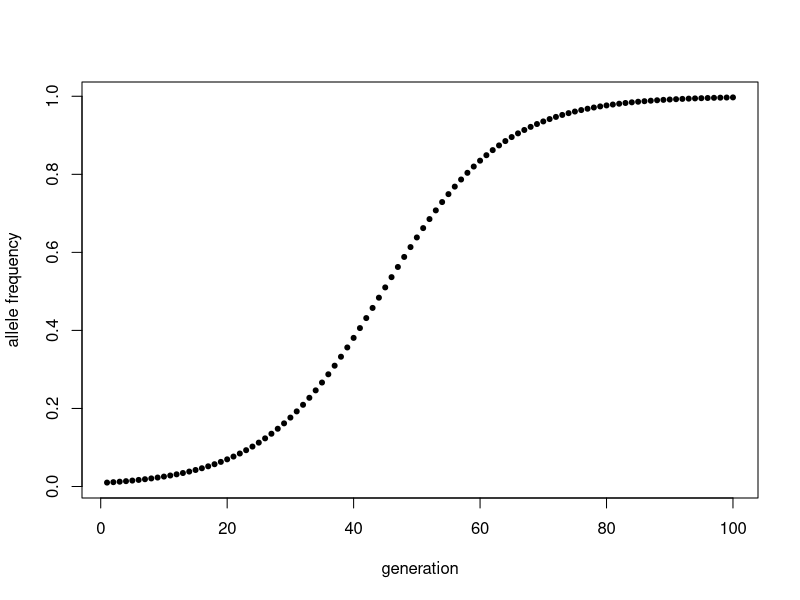
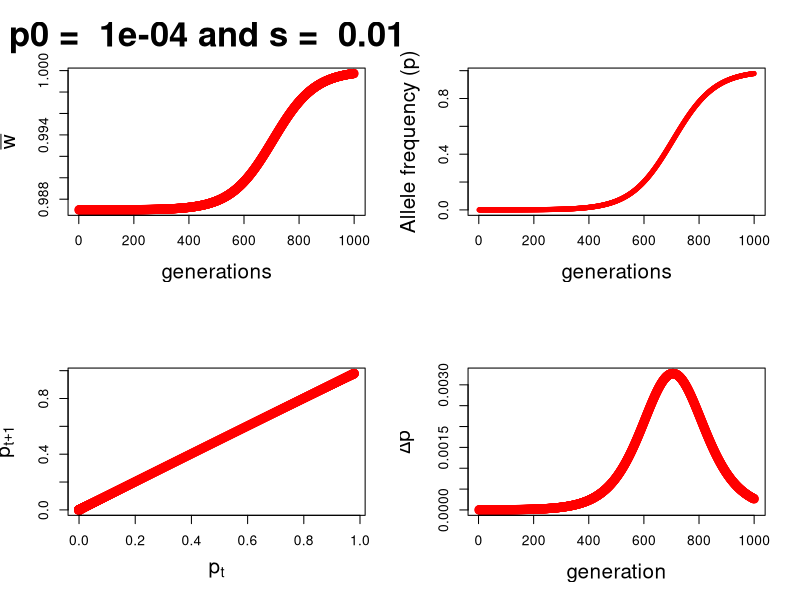
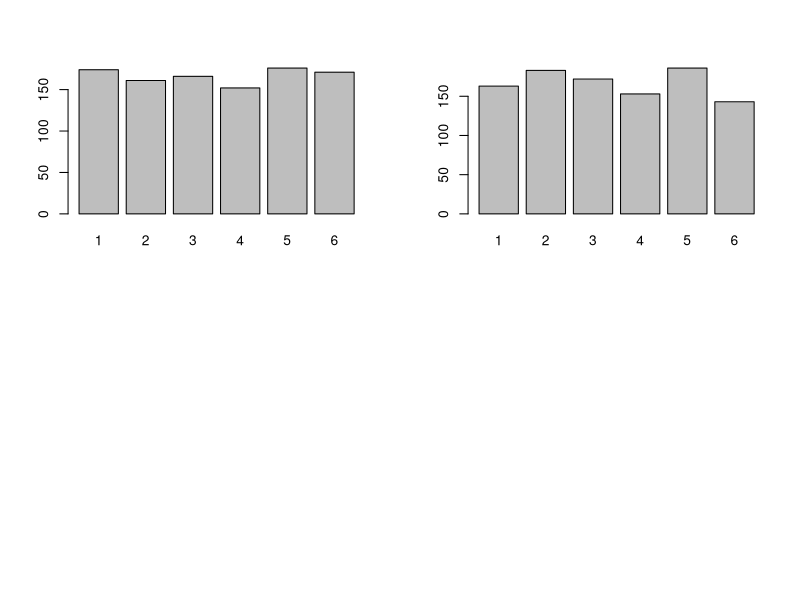

These charts were generated, in order, by the following R code: (Note: this script raises an error after producing the figures.)
## ---- chunk 1
knitr::opts_chunk$set(echo = TRUE)
## ---- chunk 2
p_t1 <- function(w_A, w_a, p_t0) {
        w_bar <- (p_t0*w_A) + ((1-p_t0)*w_a) # mean pop fitness
		p_t1 <- (w_A*p_t0)/w_bar
        return(p_t1)}

p_t1(w_A = 1.1, w_a = 1.0, p_t0 = 0.5)
## ---- chunk 3
replicate(n = 100, p_t1(1.1, 1.0, 0.5))
## ---- chunk 4
haploid_selection <- function(p0 = 0.01, w1 = 1, w2 = 0.9, n = 100) {
    
    # Initialize vectors to store allele frequencies and mean pop fitness
    p <- rep(NA,n)  # a vector to store allele frequencies
    
    w_bar <- rep(NA, n)
     
    # starting conditions
   	p[1] <- p0 # starting allele frequencies

	w_bar[1] <- (p[1]*w1) + ((1-p[1])*w2)
	
	# now we need to loop from generation to generation
	for ( i in 2:n) {
		w_bar[i - 1] <- (p[i - 1]*w1) + ((1-p[i - 1])*w2) # mean population fitness
		p[i] <- (w1*p[i - 1])/w_bar[i - 1]
	}
    
    return(p)
}

## ---- chunk 5
p <- haploid_selection()
generations <- 1:length(p)
plot(p ~ generations, pch = 20, 
     ylab = "allele frequency", 
     xlab = "generation")
## ---- chunk 6
haploid.selection <- function(p0 = 0.01, w1 = 1, w2 = 0.9, n = 100) {
    
# Initialize vectors to store p, delta p and mean pop fitness
    
p <- rep(NA,n) 
    
delta_p <- rep(NA, n) 
	
w_bar <- rep(NA, n)
     
# starting conditions
p[1] <- p0 # starting allele frequencies

delta_p[1] <- 0 #change in allele frequency
	
w_bar[1] <- (p[1]*w1) + ((1-p[1])*w2)
	
# now we need to loop from generation to generation
for ( i in 2:n) {
    w_bar[i - 1] <- (p[i - 1]*w1) + ((1-p[i - 1])*w2)
		p[i] <- (w1*p[i - 1])/w_bar[i - 1]
		delta_p[i] <- p[i] - p[i-1] 
	}
    
    if (any(p > 0.9999)) {
    fixation <- min(which.max(p > 0.9999))
    cat("fixation for A1 occurs approximately at generation:", fixation )	
    } else {
        maxAlleleFreq <- max(p)
    	cat("fixation of A1 does not occur, max. allele frequency is:", print(maxAlleleFreq, digits = 2) )
    }
    
# Let's make some plots
par(mfrow=c(2,2))
    
# 1. mean population fitness over time
plot(x = 1:n, y = w_bar, 
     xlab = "generations", 
     ylab = expression(bar(w)), 
     pch=20, col="red", cex = 2, cex.lab = 1.5, cex.main = 2.5,
     main = paste("p0 = ", p0, "and s = ", (1 - (w2/w1))))
    
    # 2. change in allele frequency over time
plot(x = 1:n, y = p, 
     xlab="generations", 
	 ylab="Allele frequency (p)", 
	 pch = 20, col = "red", cex.lab = 1.5)
		
	# 3. plot of p[t+1] vs p[t]
p.1 <- p[-n]
p.2 <- p[-1]

plot(p.2 ~ p.1, 
     xlab = expression(p[t]),
	 ylab = expression(p[t+1]), 
	 pch = 20, col = "red", cex = 2, cex.lab = 1.5)
		
# 4. plot of allele frequency change
plot(x = 2:n, y = delta_p[-1],
	    xlab = "generation",
	    ylab= expression(paste(Delta,"p")), 
	    pch = 20, col = "red", cex = 2, cex.lab = 1.5)
}
## ---- chunk 7
haploid.selection(p0 = 0.0001, w1 = 1, w2 = 0.987, n = 1000)
## ---- chunk 8
x <- rnorm(1000, mean = 5, sd = 1)
mean(x)
x <- rnorm(1000, mean = 5, sd = 1)
mean(x)
x <- rnorm(1000, mean = 5, sd = 1)
mean(x)
## ---- chunk 9
set.seed(720)
x <- rnorm(1000, mean = 5, sd = 1)
mean(x)
x <- rnorm(1000, mean = 5, sd = 1)
mean(x)
x <- rnorm(1000, mean = 5, sd = 1)
mean(x)
## ---- chunk 10
set.seed(720)
x <- rnorm(1000, mean = 5, sd = 1)
mean(x)
set.seed(720)
x <- rnorm(1000, mean = 5, sd = 1)
mean(x)
set.seed(720)
x <- rnorm(1000, mean = 5, sd = 1)
mean(x)

rm(x)
## ---- chunk 11
sample(1:6, size = 1, replace = TRUE)
## ---- chunk 12
rolls <- replicate(1000, sample(1:6, size = 1, replace = TRUE))
## ---- chunk 13
barplot(table(rolls))
## ---- chunk 14
set.seed(NULL)
## ---- chunk 15
more_rolls <- sample(1:6, size = 1000, replace = TRUE)
barplot(table(more_rolls))
## ---- chunk 16
sample(1:6, size = 1000, replace = FALSE)
## ---- chunk 17
sample(1:6, size = 1000, replace = FALSE)
## ---- chunk 18
sample(1:6, size = 6, replace = FALSE)
sample(1:6, size = 6, replace = FALSE)
sample(1:6, size = 6, replace = FALSE)
## ---- chunk 19
allele_counts <- sample(c("A", "a"),
                        size = 40, 
                        replace = TRUE,
                        prob = NULL)

table(allele_counts)/length(allele_counts)
## ---- chunk 20
allele_counts <- sample(c("a", "A"),
                        size = 40, 
                        replace = TRUE,
                        prob = c(0.5, 0.5))

allele_freq1 <- table(allele_counts)/length(allele_counts)
allele_freq1

allele_counts2 <- sample(c("a", "A"),
                        size = 40, 
                        replace = TRUE,
                        prob = allele_freq1)

allele_freq2 <- table(allele_counts2)/length(allele_counts2)
allele_freq2
## ---- chunk 21
runif(n = 1, min = 0, max = 1) 
## ---- chunk 22
ru1 <- runif(n = 10000, min = 0, max = 1)
length(ru1)
head(ru1)
tail(ru1)
## ---- chunk 23
par(mfrow = c(1,1))
hist(ru1, freq = F)
curve(dunif(x, 0, 1), 0, 1, 
      add = T, col = "red", lwd = 2)
## ---- chunk 24
random.normal.100 <- rnorm(n = 100, mean = 5,sd = 2) 
par(mfrow=c(2,2))  
plot(random.normal.100)
hist(random.normal.100)
qqnorm(y = random.normal.100)
## ---- chunk 25
random.normal.100.rep <- replicate(n = 4, 
                                   rnorm(100, 5, 2))


par(mfrow=c(2,2))
apply(X=random.normal.100.rep, 
      MARGIN=2, FUN=hist) 

apply(X=random.normal.100.rep, MARGIN=2, FUN=mean)

apply(random.normal.100.rep, 2, sd)
## ---- chunk 26
summary(random.normal.100.rep)
## ---- chunk 27
par(mfrow=c(1,1))
a = 5 # intercept
b = 0.7 # slope
x <- seq(2,20) # values of our predictor "x"

y_fixed <- a + b*x # we are expressing the relationship between y and x as a linear model. In this case we are generating the data using such a model.

plot(y_fixed ~ x, main= "Deterministic Component of the model") # A linear model 
abline(a=5, b=0.7)
## ---- chunk 28
y.sim.1 <- rnorm(length(x), mean = y_fixed, sd = 2)
plot(y.sim.1 ~ x, pch = 20)
abline(a = 5, b = 0.7, col = "red") # Expected relationship based on the parameters we used.

y.sim.1.lm <- lm(y.sim.1 ~ x) # fit a regression with simulated data
abline(reg = y.sim.1.lm, lty = 2, col = "blue") # estimated values based on simulated data.
## ---- chunk 29
plot(y_fixed ~ x, col = "black", type = "n") 
abline(a=5, b=0.7)

simulated_regression <- function() {
    y.sim.1 <- rnorm(length(x), mean = y_fixed, sd = 2.5)
    y.sim.1.lm <- lm(y.sim.1 ~ x) 
    abline(reg = y.sim.1.lm, col = "#FF000032")}

replicate(n =25, simulated_regression())

# or with a for loop instead (in blue)
for (i in 1:25){
    y.sim.1 <- rnorm(length(x), mean = y_fixed, sd = 2.5)
    y.sim.1.lm <- lm(y.sim.1 ~ x) 
    abline(reg = y.sim.1.lm, col = "#0000FF32")
}
## ---- chunk 30
seq1_no_bias <- sample(c("A","C","G", "T"), 
                       size = 100000, replace = TRUE)

table(seq1_no_bias)/length(seq1_no_bias)
length(seq1_no_bias)
head(seq1_no_bias)
## ---- chunk 31
seq1 <- paste(seq1_no_bias, sep = "", collapse = "")
nchar(seq1)
## ---- chunk 32
x <- gregexpr("AACTTTT", seq1, fixed = T, useBytes = T)
length(unlist(x))
## ---- chunk 33
seq2_60GCbias <- sample(c("A","C","G", "T"), 
                       size = 100000, 
                       prob = c(30,20,20,30),
                       replace = TRUE)

table(seq2_60GCbias)/length(seq2_60GCbias)

seq2_60GCbias <- paste0(seq2_60GCbias, collapse="")

nchar(seq2_60GCbias)


y <- gregexpr("AACTTTT", seq2_60GCbias, fixed = T, useBytes = T)
length(unlist(y))

## ---- chunk 34
seq3_60GCbias <- sample(c("A","C","G", "T"), 
                       size = 20, 
                       prob = c(30,20,20,30),
                       replace = TRUE)
seq3_60GCbias
seq3_60GCbias_rev <- rev(seq3_60GCbias)
seq3_60GCbias_revcomp <- chartr("ACTG", "TGAC", seq3_60GCbias_rev)
seq3_60GCbias_revcomp <- paste0(seq3_60GCbias_revcomp, collapse="")
